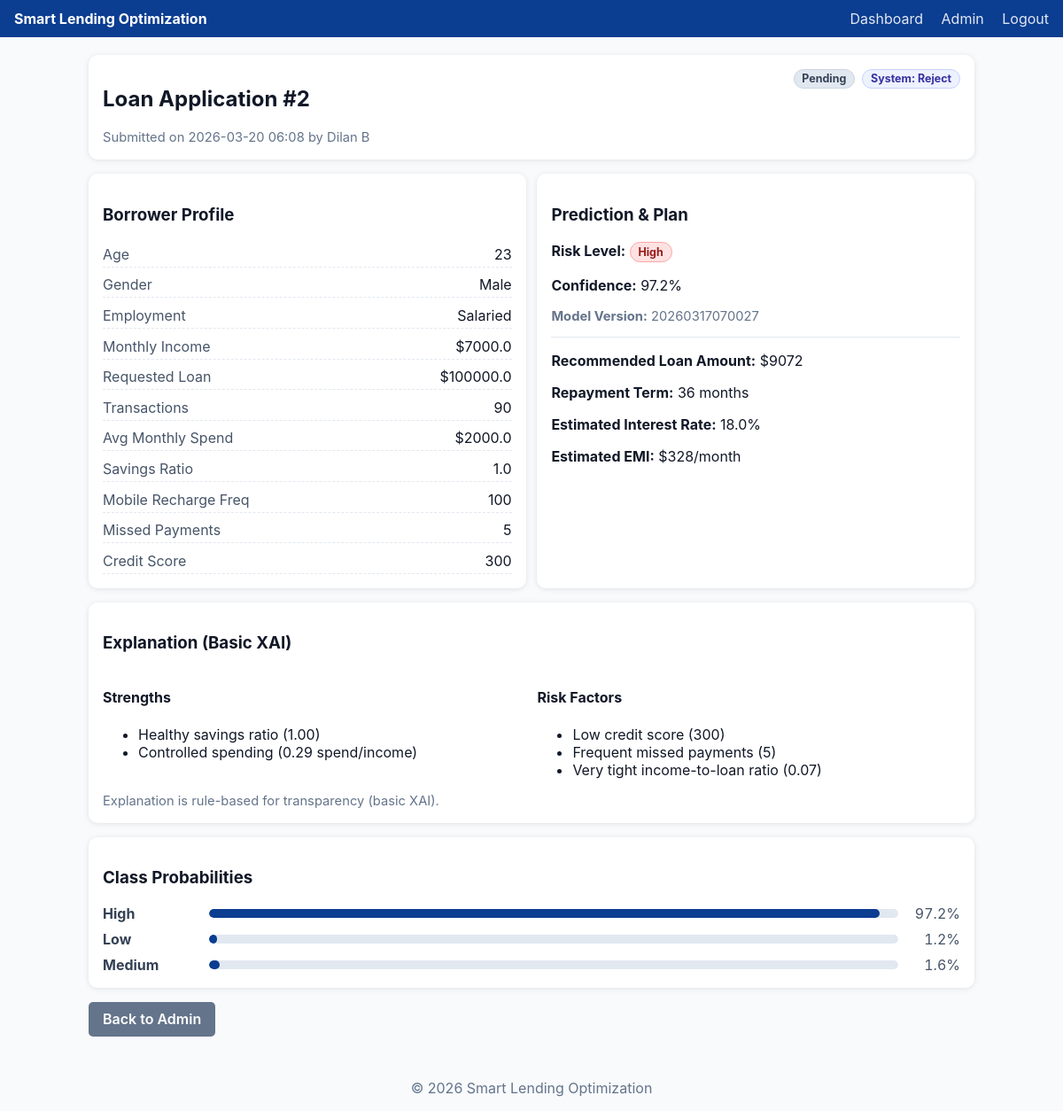
Page /admin/applications/2 (signed in) on the committed database.
### app.py (models this page shows, shortened)
class LoanApplication(db.Model):
    id = db.Column(db.Integer, primary_key=True)
    user_id = db.Column(db.Integer, db.ForeignKey("user.id"), nullable=False, index=True)
    age = db.Column(db.Integer, nullable=False)
    gender = db.Column(db.String(20), nullable=False)
    employment_type = db.Column(db.String(50), nullable=False)
    monthly_income = db.Column(db.Float, nullable=False)
    requested_loan_amount = db.Column(db.Float, nullable=False)
    transaction_count = db.Column(db.Integer, nullable=False)
    avg_monthly_spend = db.Column(db.Float, nullable=False)
    savings_ratio = db.Column(db.Float, nullable=False)
    mobile_recharge_freq = db.Column(db.Integer, nullable=False)
    missed_payments = db.Column(db.Integer, nullable=False)
    credit_score = db.Column(db.Integer, nullable=False)
    document_filename = db.Column(db.String(255))
    system_recommendation = db.Column(db.String(30), nullable=False, default="Review")
    recommended_loan_amount = db.Column(db.Integer)
    term_months = db.Column(db.Integer)
    annual_interest_rate = db.Column(db.Float)
    estimated_emi = db.Column(db.Integer)
    status = db.Column(db.String(20), nullable=False, default="Pending")  # Pending/Approved/Rejected
    created_at = db.Column(db.DateTime, default=datetime.utcnow, nullable=False)
    updated_at = db.Column(db.DateTime, default=datetime.utcnow, onupdate=datetime.utcnow, nullable=False)
    prediction = db.relationship("Prediction", backref="application", uselist=False, lazy=True)

class User(db.Model, UserMixin):
    id = db.Column(db.Integer, primary_key=True)
    name = db.Column(db.String(120), nullable=False)
    email = db.Column(db.String(120), unique=True, nullable=False, index=True)
    password_hash = db.Column(db.String(255), nullable=False)
    is_admin = db.Column(db.Boolean, default=False, nullable=False)
    created_at = db.Column(db.DateTime, default=datetime.utcnow, nullable=False)
    applications = db.relationship("LoanApplication", backref="user", lazy=True)

class Prediction(db.Model):
    id = db.Column(db.Integer, primary_key=True)
    application_id = db.Column(db.Integer, db.ForeignKey("loan_application.id"), nullable=False, unique=True, index=True)
    risk_level = db.Column(db.String(10), nullable=False)  # Low/Medium/High
    confidence_score = db.Column(db.Float, nullable=False)
    probabilities_json = db.Column(db.Text)
    explanation_json = db.Column(db.Text)
    model_version = db.Column(db.String(40), nullable=False, default="unknown")
    created_at = db.Column(db.DateTime, default=datetime.utcnow, nullable=False)

### app.py (the view)
@app.route("/admin/applications/<int:application_id>")
@admin_required
def admin_application_detail(application_id: int):
    application = LoanApplication.query.get_or_404(application_id)
    prediction = application.prediction
    probabilities = {}
    explanation = {}
    if prediction:
        try:
            probabilities = json.loads(prediction.probabilities_json or "{}")
        except Exception:
            probabilities = {}
        try:
            explanation = json.loads(prediction.explanation_json or "{}")
        except Exception:
            explanation = {}
    return render_template(
        "application_detail.html",
        application=application,
        prediction=prediction,
        probabilities=probabilities,
        explanation=explanation,
        admin_view=True,
    )

### app.py (called while the page is built, shortened)
@login_manager.user_loader
def load_user(user_id: str):
    try:
        return db.session.get(User, int(user_id))
    except Exception:
        return None

@app.context_processor
def inject_globals():
    return {
        "user": current_user if getattr(current_user, "is_authenticated", False) else None,
        "datetime": datetime,
    }

def admin_required(fn):
    @wraps(fn)
    def wrapper(*args, **kwargs):
        if not current_user.is_authenticated:
            return login_manager.unauthorized()
        if not getattr(current_user, "is_admin", False):
            abort(403)
        return fn(*args, **kwargs)
    return wrapper

def setup_app_once():
    if getattr(app, "_did_setup", False):
        return

@app.before_request
def _run_setup_once():
    setup_app_once()

### templates/application_detail.html (shortened to what this page needs)
{% extends 'base.html' %}
{% block content %}
<div class="card">
  <div class="flex-between">
    <div>
      <h2>Loan Application #{{ application.id }}</h2>
      <div class="subtle">
        Submitted on {{ application.created_at.strftime('%Y-%m-%d %H:%M') }}
        {% if application.user %} by {{ application.user.name }}{% endif %}
      </div>
    </div>
    <div class="badges">
      <span class="badge badge-{{ application.status|lower }}">{{ application.status }}</span>
      <span class="badge badge-sys">System: {{ application.system_recommendation }}</span>
    </div>
  </div>
</div>
<div class="grid-2">
  <div class="card">
    <h3>Borrower Profile</h3>
    <ul class="kv">
      <li><span>Age</span><span>{{ application.age }}</span></li>
      <li><span>Gender</span><span>{{ application.gender }}</span></li>
      <li><span>Employment</span><span>{{ application.employment_type }}</span></li>
      <li><span>Monthly Income</span><span>${{ application.monthly_income | round(2) }}</span></li>
      <li><span>Requested Loan</span><span>${{ application.requested_loan_amount | round(0) }}</span></li>
      <li><span>Transactions</span><span>{{ application.transaction_count }}</span></li>
      <li><span>Avg Monthly Spend</span><span>${{ application.avg_monthly_spend | round(2) }}</span></li>
      <li><span>Savings Ratio</span><span>{{ application.savings_ratio | round(2) }}</span></li>
      <li><span>Mobile Recharge Freq</span><span>{{ application.mobile_recharge_freq }}</span></li>
      <li><span>Missed Payments</span><span>{{ application.missed_payments }}</span></li>
      <li><span>Credit Score</span><span>{{ application.credit_score }}</span></li>
    </ul>
  </div>
  <div class="card">
    <h3>Prediction & Plan</h3>
    {% if prediction %}
      <p><strong>Risk Level:</strong> <span class="badge badge-risk-{{ prediction.risk_level|lower }}">{{ prediction.risk_level }}</span></p>
      <p><strong>Confidence:</strong> {{ (prediction.confidence_score * 100) | round(1) }}%</p>
      <p class="subtle"><strong>Model Version:</strong> {{ prediction.model_version }}</p>
    {% else %}
      <p>No prediction available for this application.</p>
    {% endif %}
    <hr class="sep" />
    <p><strong>Recommended Loan Amount:</strong> ${{ application.recommended_loan_amount }}</p>
    <p><strong>Repayment Term:</strong> {{ application.term_months }} months</p>
    <p><strong>Estimated Interest Rate:</strong> {{ (application.annual_interest_rate * 100) | round(1) }}%</p>
    <p><strong>Estimated EMI:</strong> ${{ application.estimated_emi }}/month</p>
  </div>
</div>
{% if explanation %}
<div class="card">
  <h3>Explanation (Basic XAI)</h3>
  <div class="grid-2">
    <div>
      <h4>Strengths</h4>
      <ul>
        {% for item in explanation.positives or [] %}
          <li>{{ item }}</li>
        {% else %}
          <li>No strong positives detected.</li>
        {% endfor %}
      </ul>
    </div>
    <div>
      <h4>Risk Factors</h4>
      <ul>
        {% for item in explanation.risk_factors or [] %}
          <li>{{ item }}</li>
        {% else %}
          <li>No major risk factors detected.</li>
        {% endfor %}
      </ul>
    </div>
  </div>
  {% if explanation.note %}<div class="subtle">{{ explanation.note }}</div>{% endif %}
</div>
{% endif %}
{% if probabilities %}
<div class="card">
  <h3>Class Probabilities</h3>
  <div class="prob-grid">
    {% for k,v in probabilities.items() %}
      <div class="prob">
        <div class="prob-label">{{ k }}</div>
        <div class="prob-bar"><div class="prob-fill" style="width: {{ (v*100)|round(1) }}%"></div></div>
        <div class="prob-val">{{ (v*100)|round(1) }}%</div>
      </div>
    {% endfor %}
  </div>
</div>
{% endif %}
<div class="actions-row">
  {% if user and user.is_admin %}
    <a class="btn btn-secondary" href="{{ url_for('admin_dashboard') }}">Back to Admin</a>
  {% else %}
    <a class="btn btn-secondary" href="{{ url_for('dashboard') }}">Back to Dashboard</a>
  {% endif %}
</div>
{% endblock %}

### static/css/style.css (style rules this page uses)
* { box-sizing: border-box; }
body { margin: 0; font-family: Inter, system-ui, -apple-system, Segoe UI, sans-serif; background: #f8fafc; color: #111827; }
.btn { background: #0b3d91; border: none; color: white; padding: 0.6rem 1rem; border-radius: 5px; text-decoration: none; font-weight: 600; cursor: pointer; }
.btn-secondary { background: #64748b; }
.card { background: white; border-radius: 10px; padding: 1rem; margin-bottom: 1rem; box-shadow: 0 1px 6px rgba(0,0,0,0.1); }
.subtle { color:#64748b; font-size:0.92rem; }
.sep { border:none; border-top:1px solid #e2e8f0; margin:0.8rem 0; }
.flex-between { display:flex; justify-content:space-between; align-items:flex-start; gap:0.8rem; flex-wrap:wrap; }
.grid-2 { display:grid; grid-template-columns:repeat(2, minmax(0, 1fr)); gap:0.8rem; }
.badges { display:flex; gap:0.5rem; flex-wrap:wrap; align-items:center; }
.badge { display:inline-flex; align-items:center; gap:0.35rem; padding:0.18rem 0.55rem; border-radius:999px; font-weight:700; font-size:0.78rem; border:1px solid #e2e8f0; background:#f1f5f9; color:#0f172a; }
.badge-sys { background:#eef2ff; border-color:#c7d2fe; color:#3730a3; }
.badge-pending { background:#e2e8f0; border-color:#cbd5e1; color:#334155; }
.badge-risk-high { background:#fee2e2; border-color:#fca5a5; color:#991b1b; }
.kv { list-style:none; padding:0; margin:0; display:grid; gap:0.35rem; }
.kv li { display:flex; justify-content:space-between; gap:0.8rem; border-bottom:1px dashed #e2e8f0; padding:0.25rem 0; }
.kv li span:first-child { color:#475569; }
.prob-grid { display:grid; gap:0.55rem; }
.prob { display:grid; grid-template-columns: 110px 1fr 60px; gap:0.6rem; align-items:center; }
.prob-label { font-weight:700; color:#334155; }
.prob-bar { height:10px; background:#e2e8f0; border-radius:999px; overflow:hidden; }
.prob-fill { height:100%; background:#0b3d91; border-radius:999px; }
.prob-val { color:#475569; text-align:right; font-variant-numeric: tabular-nums; }
.actions-row { margin-top:0.6rem; display:flex; gap:0.6rem; flex-wrap:wrap; }

### rows in the picture
LoanApplication: id "2", created_at "2026-03-20 06:08", status "Pending", system_recommendation "Reject", age "23", gender "Male", employment_type "Salaried", monthly_income "7000.0", requested_loan_amount "100000.0", transaction_count "90", avg_monthly_spend "2000.0", savings_ratio "1.0", mobile_recharge_freq "100", missed_payments "5", credit_score "300", recommended_loan_amount "9072", term_months "36", (application.annual_interest_rate*100)|round(1) "18.0", estimated_emi "328"
User: user.name "Dilan B"
Prediction: risk_level "High", (prediction.confidence_score*100)|round(1) "97.2", model_version "20260317070027"

### other values in the picture
{{ item }} "Healthy savings ratio (1.00)" "Controlled spending (0.29 spend/income)"
{{ item }} "Low credit score (300)" "Frequent missed payments (5)" "Very tight income-to-loan ratio (0.07)"
{{ explanation.note }} "Explanation is rule-based for transparency (basic XAI)."
{{ k }} "High" "Low" "Medium"
{{ (v*100)|round(1) }} "97.2" "1.2" "1.6"
